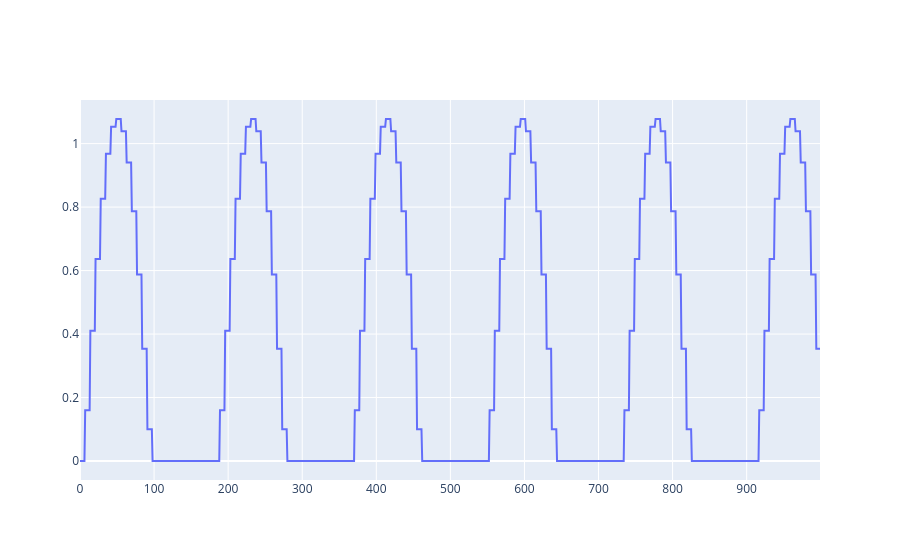

The cell this chart's notebook holds for it:
### Markdown cell above
#### Plot multiple-peaked growth rate

### Code cell
# Birth rate
fig = go.Figure()

fig.add_trace(
        go.Scatter(
            y=[theta(t) for t in np.arange(0, 1000)],
            x=np.arange(0, 1000),
            mode='lines',
            name='Birth rate'
        ))

fig.show()

### Figure 1 — Plotly figure (JSON) as saved in the notebook; plotly's stock layout.template omitted (floating-point values rounded to 4 significant figures; data arrays with more than 128 entries replaced by an {"elided": "..."} marker saying what was removed)
{"data": [{"mode": "lines", "name": "Birth rate", "type": "scatter", "x": {"elided": "1000 int values"}, "y": {"elided": "1000 float values"}}], "layout": {}}
